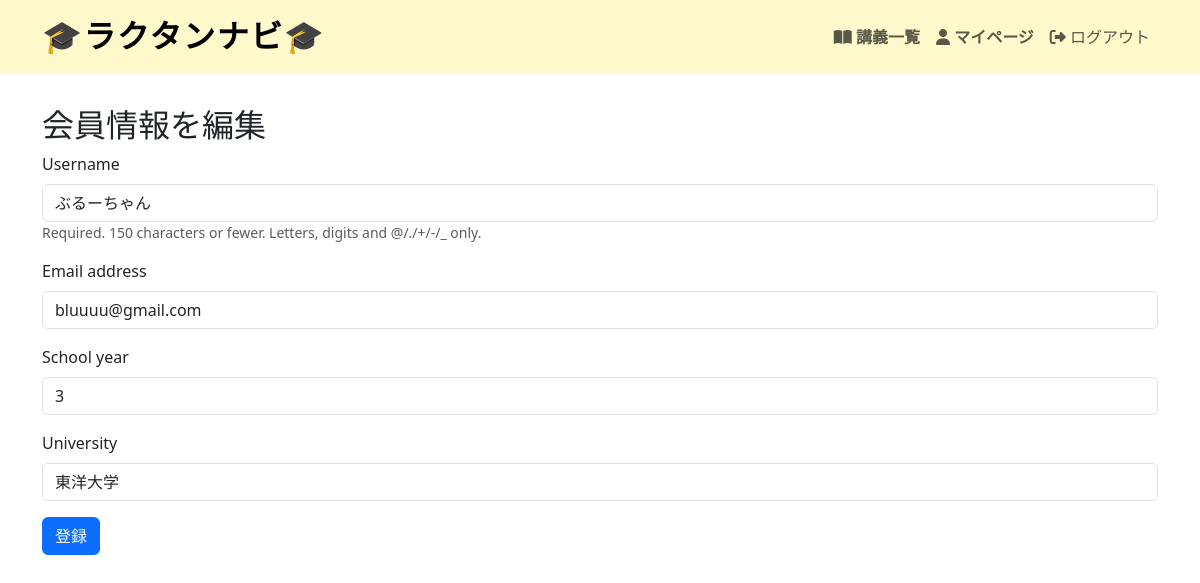
/users/19/edit/ (signed in), run on the app's committed database.
### helloworld/models.py (models this page shows, shortened)
class User(AbstractUser):
    university = models.CharField(max_length=128, null=True, blank=True)
    school_year = models.PositiveIntegerField(null=True, blank=True)
    is_manager = models.BooleanField(default=False)

### helloworld/views.py (the view)
# urls.py: path('users/<int:user_id>/edit/', views.user_edit, name='users_edit'),
@login_required
def user_edit(request, user_id):
    user = get_object_or_404(User, pk=user_id)
    if user != request.user:
        messages.error(request, 'このページの編集は許可されていません。')
        return redirect('top')
    if request.method == 'POST':
        form = CustomUserEditForm(request.POST, instance=user)
        if form.is_valid():
            form.save()
            return redirect('users_show', user_id=user_id)
    else:
        form = CustomUserEditForm(instance=user)
    return render(request, 'snippets/users/edit.html', {'form': form})

### helloworld/forms.py
class CustomUserEditForm(forms.ModelForm):
    class Meta:
        model = User
        fields = ['username', 'email', 'school_year', 'university']

### helloworld/templates/snippets/users/edit.html (shortened to what this page needs)
{% extends 'base.html' %}
{% load django_bootstrap5 %}
{% block main %}
    <h2>会員情報を編集</h2>
    <form method="post">
        {% bootstrap_form form %}
        {% bootstrap_button button_type='submit' content='登録' %}
    </form>
{% endblock %}

### data on the page
User: username "ぶるーちゃん", email "bluuuu@gmail.com", school_year "3", university "東洋大学"
